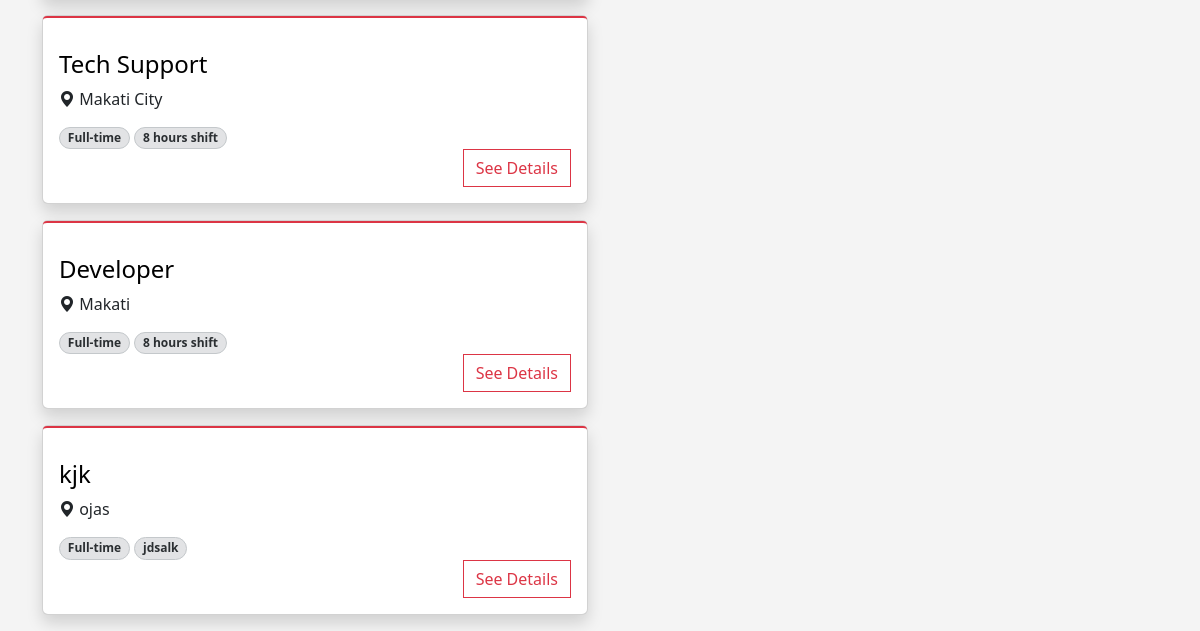
Before: / (lower part) with the older database file.
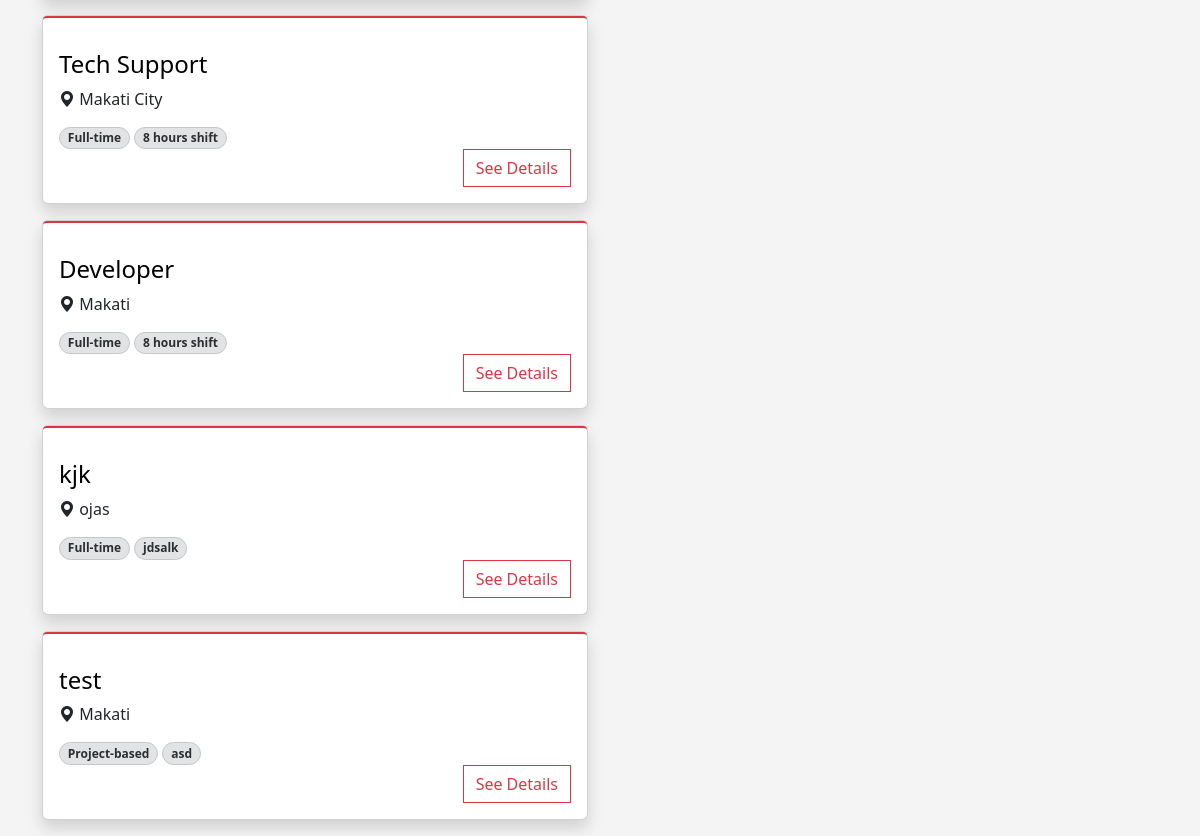
After: the same page with the newer database file.
### tables this page shows
CREATE TABLE `jobs` (
  `id` int(12) NOT NULL,
  `job_name` varchar(255) NOT NULL,
  `number_required` int(12) NOT NULL,
  `job_type` varchar(255) NOT NULL,
  `shift_and_schedule` varchar(255) NOT NULL,
  `location` varchar(255) NOT NULL,
  `job_description` text NOT NULL,
  `qualification` text NOT NULL,
  `priority` varchar(255) NOT NULL,
  `industry` varchar(255) NOT NULL,
  `created_at` timestamp NOT NULL DEFAULT current_timestamp() ON UPDATE current_timestamp()
);

### index_process.php (called while the page is built, shortened)
<?php
include ("dbconn.php");
if (isset($_SESSION['user_id'])) {
    $userId = $_SESSION['user_id'];
    $query =
        "SELECT jobs.*
        FROM jobs
        LEFT JOIN job_applicants ON jobs.id = job_applicants.job_id AND job_applicants.user_id = ?
        WHERE job_applicants.user_id is NULL
        ORDER BY
            CASE WHEN jobs.priority = 'Urgent Hiring' THEN 0 ELSE 1 END,
            CASE WHEN jobs.priority = 'Non-urgent Hiring' THEN jobs.created_at END DESC";
    $stmt = $conn->prepare($query);
    $stmt->bind_param("i", $userId);
    $stmt->execute();
    $result = $stmt->get_result();
    $query2 = "SELECT * FROM user_resumes WHERE user_id=?";
    $stmt2 = $conn->prepare($query2);
    $stmt2->bind_param("i", $userId);
    $stmt2->execute();
    $result2 = $stmt2->get_result();
} else {
    $query = "SELECT * FROM jobs ORDER BY CASE WHEN jobs.priority = 'Urgent Hiring' THEN 0 ELSE 1 END";
    $stmt = $conn->prepare($query);
    $stmt->execute();
    $result = $stmt->get_result();
}
?>

### index.php (the view, shortened to what this page needs)
<?php
include ("index_process.php");
include ("components/header.php");
?>
<!DOCTYPE html>
<html lang="en">
<head>
</head>
<body style="background-color: #F4F4F4; ">
    <div class="container">
        <div class="row">
            <div class="col-sm-12 col-md-6 " id="searchResultsContainer">
                <?php
                while ($row = mysqli_fetch_assoc($result)) {
                    ?>
                    <div class="card shadow mb-3 ">
                        <div class="card-body rounded-1 border-2 border-top border-danger">
                            <a href="javascript:void(0)" onclick="showDetails(<?php echo $row['id'] ?>)"
                                class="text-decoration-none">
                                <h4 class="text-black mt-3 job-name">
                                    <?php echo $row['job_name']; ?>
                                </h4>
                            </a>
                            <div class="row">
                                <div class="col">
                                    <i class="bi bi-geo-alt-fill"></i><span>
                                        <?php echo $row['location']; ?>
                                    </span>
                                </div>
                            </div>
                            <div class="row">
                                <div class="col">
                                    <span
                                        class="badge bg-secondary-subtle border border-secondary-subtle text-secondary-emphasis rounded-pill mt-3">
                                        <?php echo $row['job_type']; ?>
                                    </span>
                                    <span
                                        class="badge bg-secondary-subtle border border-secondary-subtle text-secondary-emphasis rounded-pill mt-3">
                                        <?php echo $row['shift_and_schedule']; ?>
                                    </span>
                                </div>
                            </div>
                            <div class="row">
                                <div class="col d-flex justify-content-end">
                                    <button class="btn btn-outline-danger" onclick="showDetails(<?php echo $row['id'] ?>)"
                                        style="border-radius: 0;">
                                        See Details
                                    </button>
                                </div>
                            </div>
                        </div>
                    </div>
                    <?php
                }
                ?>
            </div>
        </div>
    </div>
</body>
</html>

Changed rows visible on the page:
added jobs: job_name "test", location "Makati", job_type "Project-based", shift_and_schedule "asd"
